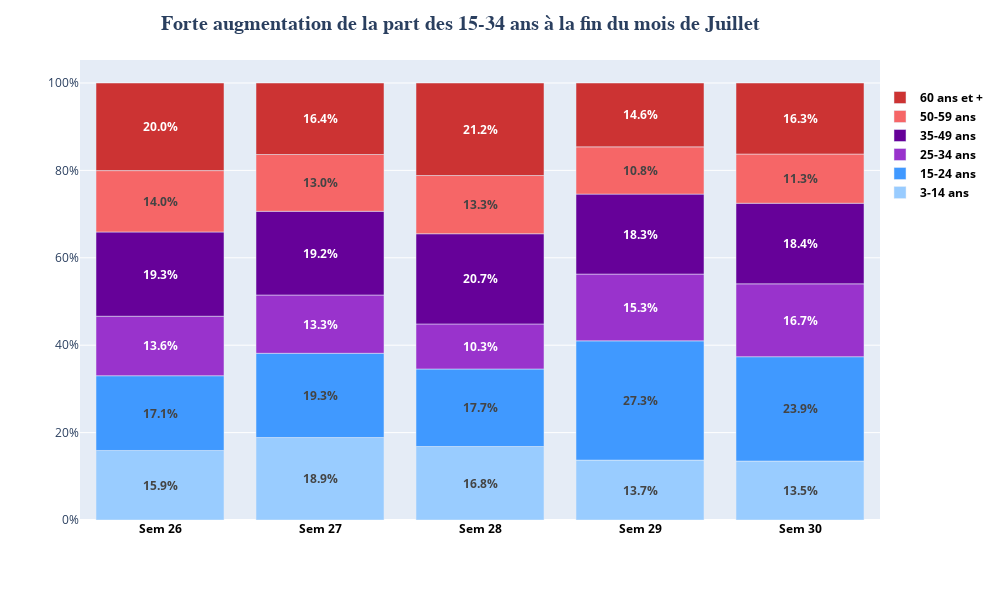

Notebook cell for this chart:
### Markdown cell above
### **Utilisez fig.update_layout(xaxis=dict()) pour personnaliser l'axe des abscisses**  
Lien vers la doc pour découvrir toutes les fonctionnalités : https://plotly.com/python/reference/layout/xaxis/

Par défaut, Plotly affiche les valeurs présentes dans la colonne utilisée pour l'axe des x.  
Mais le formattage de correspond pas souvent à ce que l'on souhaite.  
Ici par exemple, on souhaiterait afficher "Sem XX" où XX est le numéro de la semaine.  
  
Quand on souhaite afficher des valeurs complétement différentes des valeurs par défaut, il faut trois paramètres:  
- tickmode = 'array'  
- tickvals = ... # une liste des valeurs présentes dans la colonne utilisée pour l'axe des x  
- ticktext = ... # Une liste des valeurs à afficher  

Il est également possible de personnaliser la taille, la police, etc. avec le paramètre tickfont.  
Enfin vous pouvez changer le titre de l'axe avec le paramètre title=dict().  
Ces deux derniers paramètres s'utilisent comme dans la case précédente.

### Code cell
fig.update_layout(
    xaxis=dict(
        title=dict(text=None),
        tickmode='array', 
        tickvals=data_agg_age['sem_cine'].unique().tolist(), 
        ticktext=[f"Sem {int(i)}" for i in np.arange(26, 31, 1)],
        tickfont=dict(size=12, color='black', weight='bold'),
        ),
)
fig

### Figure 1 — Plotly figure (JSON) as saved in the notebook; plotly's stock layout.template omitted (floating-point values rounded to 4 significant figures)
{"data": [{"hovertemplate": "age_cat_6=3-14 ans<br>sem_cine=%{x}<br>profil_age=%{text}<extra></extra>", "insidetextanchor": "middle", "legendgroup": "3-14 ans", "marker": {"color": "rgba(153,204,255,1)", "pattern": {"shape": ""}}, "name": "3-14 ans", "orientation": "v", "showlegend": true, "text": [0.1591, 0.1887, 0.1682, 0.137, 0.1349], "textposition": "inside", "texttemplate": "<b>%{y:.1%}</b>", "type": "bar", "x": [2326, 2327, 2328, 2329, 2330], "xaxis": "x", "y": [0.1591, 0.1887, 0.1682, 0.137, 0.1349], "yaxis": "y"}, {"hovertemplate": "age_cat_6=15-24 ans<br>sem_cine=%{x}<br>profil_age=%{text}<extra></extra>", "insidetextanchor": "middle", "legendgroup": "15-24 ans", "marker": {"color": "rgba(64,153,255,1)", "pattern": {"shape": ""}}, "name": "15-24 ans", "orientation": "v", "showlegend": true, "text": [0.1711, 0.1927, 0.1774, 0.2729, 0.2388], "textposition": "inside", "texttemplate": "<b>%{y:.1%}</b>", "type": "bar", "x": [2326, 2327, 2328, 2329, 2330], "xaxis": "x", "y": [0.1711, 0.1927, 0.1774, 0.2729, 0.2388], "yaxis": "y"}, {"hovertemplate": "age_cat_6=25-34 ans<br>sem_cine=%{x}<br>profil_age=%{text}<extra></extra>", "insidetextanchor": "middle", "legendgroup": "25-34 ans", "marker": {"color": "rgba(153,51,204,1)", "pattern": {"shape": ""}}, "name": "25-34 ans", "orientation": "v", "showlegend": true, "text": [0.1361, 0.1334, 0.103, 0.1528, 0.1668], "textposition": "inside", "texttemplate": "<b>%{y:.1%}</b>", "type": "bar", "x": [2326, 2327, 2328, 2329, 2330], "xaxis": "x", "y": [0.1361, 0.1334, 0.103, 0.1528, 0.1668], "yaxis": "y"}, {"hovertemplate": "age_cat_6=35-49 ans<br>sem_cine=%{x}<br>profil_age=%{text}<extra></extra>", "insidetextanchor": "middle", "legendgroup": "35-49 ans", "marker": {"color": "rgba(102,1,153,1)", "pattern": {"shape": ""}}, "name": "35-49 ans", "orientation": "v", "showlegend": true, "text": [0.1928, 0.1916, 0.2065, 0.183, 0.1844], "textposition": "inside", "texttemplate": "<b>%{y:.1%}</b>", "type": "bar", "x": [2326, 2327, 2328, 2329, 2330], "xaxis": "x", "y": [0.1928, 0.1916, 0.2065, 0.183, 0.1844], "yaxis": "y"}, {"hovertemplate": "age_cat_6=50-59 ans<br>sem_cine=%{x}<br>profil_age=%{text}<extra></extra>", "insidetextanchor": "middle", "legendgroup": "50-59 ans", "marker": {"color": "rgba(246,102,103,1)", "pattern": {"shape": ""}}, "name": "50-59 ans", "orientation": "v", "showlegend": true, "text": [0.1404, 0.13, 0.1332, 0.1081, 0.1126], "textposition": "inside", "texttemplate": "<b>%{y:.1%}</b>", "type": "bar", "x": [2326, 2327, 2328, 2329, 2330], "xaxis": "x", "y": [0.1404, 0.13, 0.1332, 0.1081, 0.1126], "yaxis": "y"}, {"hovertemplate": "age_cat_6=60 ans et +<br>sem_cine=%{x}<br>profil_age=%{text}<extra></extra>", "insidetextanchor": "middle", "legendgroup": "60 ans et +", "marker": {"color": "rgba(204,51,51,1)", "pattern": {"shape": ""}}, "name": "60 ans et +", "orientation": "v", "showlegend": true, "text": [0.2005, 0.1636, 0.2117, 0.1462, 0.1626], "textposition": "inside", "texttemplate": "<b>%{y:.1%}</b>", "type": "bar", "x": [2326, 2327, 2328, 2329, 2330], "xaxis": "x", "y": [0.2005, 0.1636, 0.2117, 0.1462, 0.1626], "yaxis": "y"}], "layout": {"barmode": "relative", "height": 600, "legend": {"font": {"color": "black", "size": 12, "weight": "bold"}, "orientation": "v", "title": {}, "tracegroupgap": 0, "traceorder": "reversed", "x": 1, "xanchor": "left", "y": 0.95, "yanchor": "top"}, "margin": {"t": 60}, "title": {"font": {"family": "Century Gothic", "size": 20, "weight": "bold"}, "text": "Forte augmentation de la part des 15-34 ans à la fin du mois de Juillet", "x": 0.46, "xanchor": "center"}, "width": 1000, "xaxis": {"anchor": "y", "domain": [0, 1], "tickfont": {"color": "black", "size": 12, "weight": "bold"}, "tickmode": "array", "ticktext": ["Sem 26", "Sem 27", "Sem 28", "Sem 29", "Sem 30"], "tickvals": [2326, 2327, 2328, 2329, 2330], "title": {}}, "yaxis": {"anchor": "x", "domain": [0, 1], "tickformat": ".0%", "title": {}}}}
